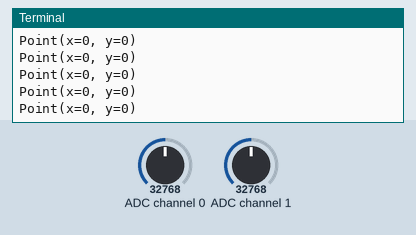
Simulated run of this program. Board: Raspberry Pi (BCM pin numbers). Parts: the last lines printed to the terminal. The test bench sets the inputs (shaded band); at power-on: ADC channel 0 = 32768, ADC channel 1 = 32768 (analog values on the 0–65535 scale).

Above: at 1.2 s.
1.3 s: ADC channel 0 set to 45874
At 1.9 s:
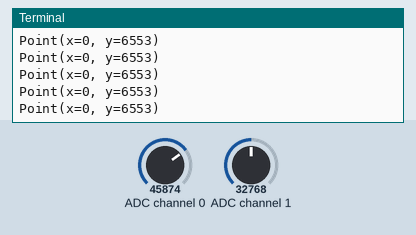
2.8 s: ADC channel 1 set to 45874
At 3.5 s:
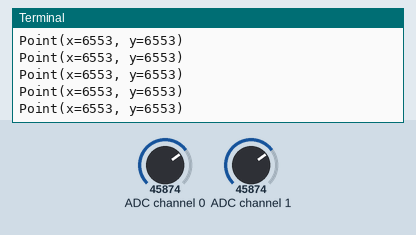
4.3 s: ADC channel 0 set to 57670
At 5.3 s:
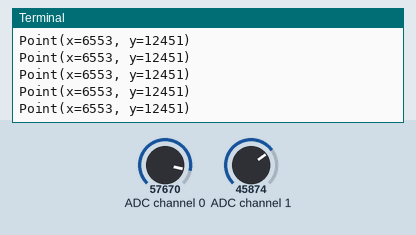
5.8 s: ADC channel 1 set to 57670
At 6.7 s:
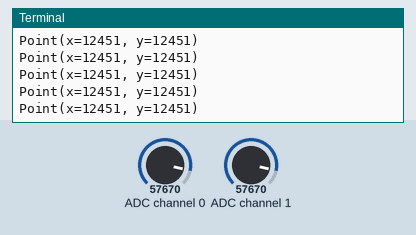
Timing chart, 0 to 8.3 s (numbered marks = the images above; inputs shaded):
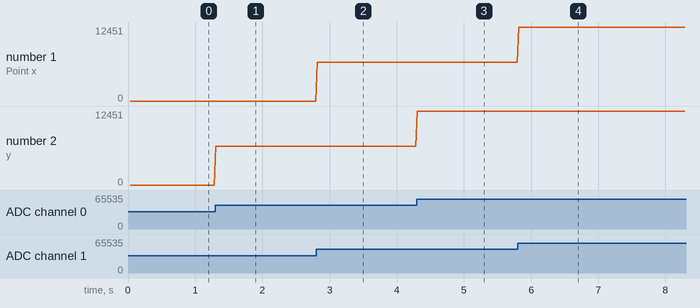

Measured:
- after the input at 1.3 s, the terminal: prints a new line at once (image 1)
- after the input at 2.8 s, the terminal: prints a new line at once (image 2)
- after the input at 4.3 s, the terminal: prints a new line at once (image 3)
- after the input at 5.8 s, the terminal: prints a new line at once (image 4)
- plotted number 2: 0 → 6553 after the input at 1.3 s, 6553 → 12451 after the input at 4.3 s

The program:

read_joystick.py
```python
#!/usr/bin/env python3

import time
import typing as t

from read_adc import p0 as y_axis
from read_adc import p1 as x_axis


class Point(t.NamedTuple):
    x: int
    y: int


class Joystick:
    @property
    def value(self):
        return Point(
            self.x_axis.value - self.x_offset,
            self.y_axis.value - self.y_offset,
        )

    def __init__(
        self,
        x_axis,
        y_axis,
    ) -> None:
        self.x_axis = x_axis
        self.y_axis = y_axis

        # X-axis: 13232; Y-axis: 12992
        self.x_offset = x_axis.value
        self.y_offset = y_axis.value


def main() -> None:

    my_joystick = Joystick(x_axis, y_axis)

    while True:
        # print("{:>5}\t{:>5.3f}".format(x_axis.value, x_axis.voltage))
        # print("{:>5}\t{:>5.3f}".format(y_axis.value, y_axis.voltage))

        # print(f"X-axis: {x_axis.value}; Y-axis: {y_axis.value}")
        print(my_joystick.value)

        time.sleep(0.005)


if __name__ == "__main__":
    main()
```

read_adc.py
```python
#!/usr/bin/env python3

import time
import board
import busio
import adafruit_ads1x15.ads1015 as ADS
from adafruit_ads1x15.analog_in import AnalogIn


def init_adc(
    i2c: busio.I2C = busio.I2C(board.SCL, board.SDA),
) -> ADS.ADS1015:

    # Create the ADC object using the I2C bus
    return ADS.ADS1015(i2c)


ads = init_adc()

# Create single-ended input on channel 0
p0 = AnalogIn(ads, ADS.P0)
p1 = AnalogIn(ads, ADS.P1)
p2 = AnalogIn(ads, ADS.P2)
p3 = AnalogIn(ads, ADS.P3)


def main() -> None:

    print("{:>5}\t{:>5}".format("raw", "v"))

    while True:
        # print("{:>5}\t{:>5.3f}".format(x_axis.value, x_axis.voltage))
        # print("{:>5}\t{:>5.3f}".format(y_axis.value, y_axis.voltage))

        print(
            "; ".join(
                [
                    f"P0: {p0.value}",
                    f"P1: {p1.value}",
                    f"P2: {p2.value}",
                    f"P3: {p3.value}",
                ]
            )
        )

        time.sleep(0.005)


if __name__ == "__main__":
    main()
```
